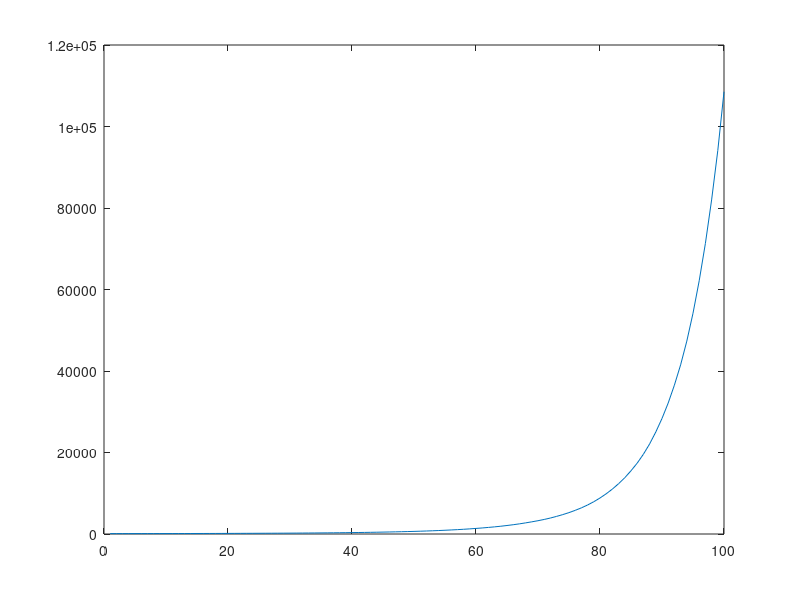

This chart was generated by the following MATLAB code:
% turtleSim
clear all
close all
clc


gain = 4;
price = 100;
A = 1000;
B = 1000;
M = 0;

figure()
allPrice = [];
capital = 0;
s=0;
b=0;
for i = 1:100
    
    
    i
    
    if s <= b
        s = input('s: ');
        A = A-s;
    end
    
%     b = input('b: ')
b = rand(1)*15

    M = M + s-b
    
   
    B = B+b;
    
    if s>=b
        s = s-b;
        capital = capital+price*b
    else
        capital = capital+price*s
        s = 0;
    end
    
%     display([s,b,M]);
%     display([A,B]);
    
    equl = -M/(A+B+M);
    
    rateOfChange = equl;
    price = price*(1+rateOfChange)
    
    
    
    vol = min(s,b);
    
    allPrice = [allPrice; price];
    plot(allPrice);
    %     hold on
    %     plot(vol,'g')
    
    
end




% insiderNumShares = 1000;
% publicNumShares = 1000;
%
% totalShares = insiderNumShares + publicNumShares;
%
%
% insider = Shark(insiderNumShares);
% public = Shark(publicNumShares);
%
%
% seaTurtle = TurtleMarket(totalShares, 100);
%
%
% price = 100;
%
%
%     x = input('insider sell')
%     y = input('public buy')
%     insider = insider.sellOrder(x);
%     public = public.buyOrder(y);
%
%     sellOrders = insider.sell;
%     buyOrders = public.buy;
%
%
%     equl = (insider.hold+public.hold)/2;
%
%     if sellOrders >= buyOrders
%         rateOfChange = (sellOrders+equl)/(buyOrders+equl);
%         price = price-rateOfChange;
%
%         returnOrderToSeller = sellOrders-buyOrders;
%         insider.sell = returnOrderToSeller;
%
%     end
%
%
%
%
%
%
%
% %     [seaTurtle, insider, public] = seaTurtle.equalizeMarket(insider, public)
%
%
% % price = 100;
% %
% % sellOrders = 500;
% %
% % buyOrders = 100;
% %
% % equl = (insider+public)/2;
% %
% %
% % if sellOrders >= buyOrders
% %     rateOfChange = (sellOrders+equl)/(buyOrders+equl);
% %     price = price-rateOfChange
% %     sellOrders = sellOrders-buyOrders
% %     buyOrders = buyOrders - buyOrders;
% % else
% %     rateOfChange = (buyOrders+equl)/(sellOrders+equl);
% %     price = price+rateOfChange
% %     buyOrders = buyOrders - sellOrders
% %     sellOrders = sellOrders-sellOrders
% % end
%
%
